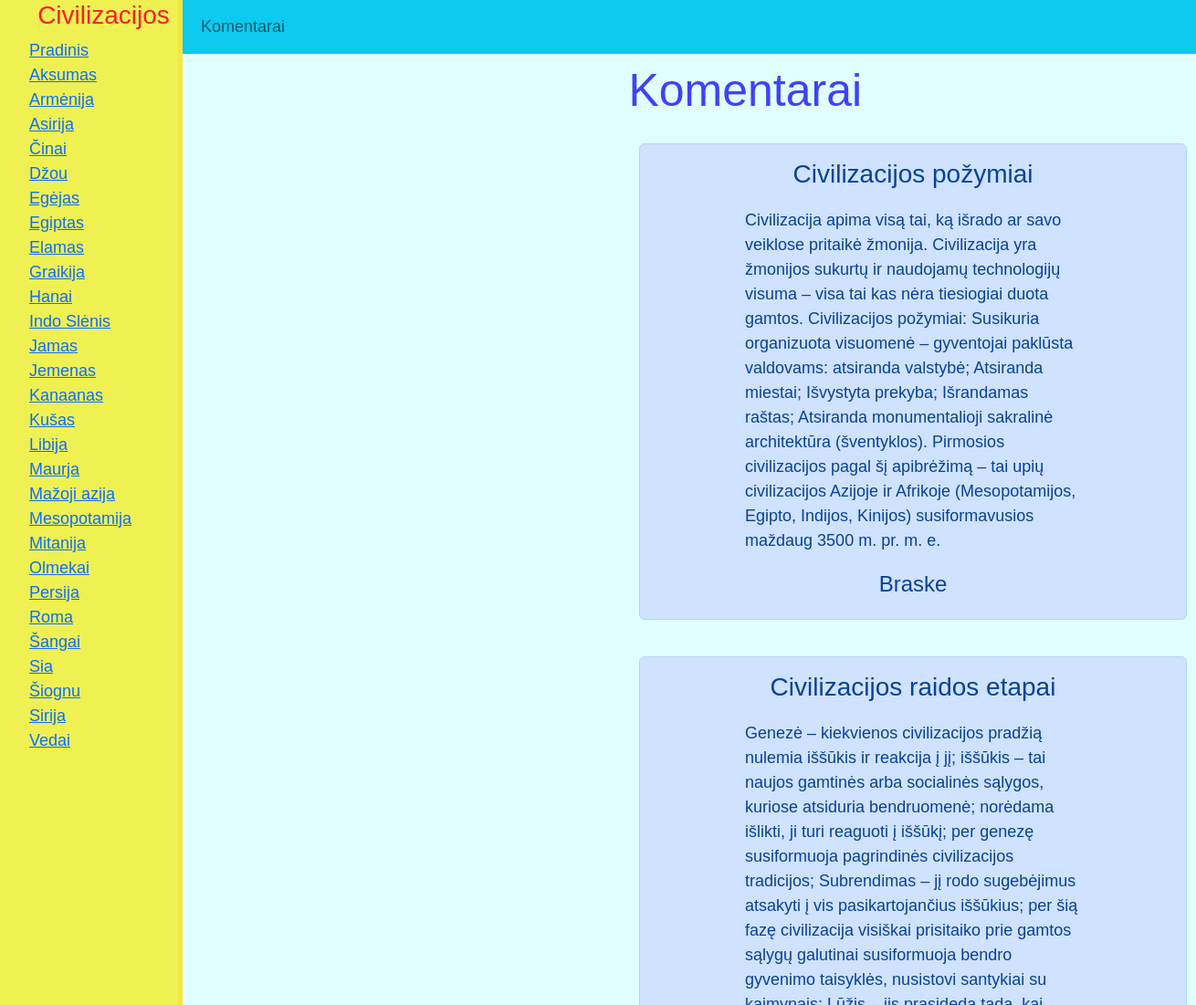
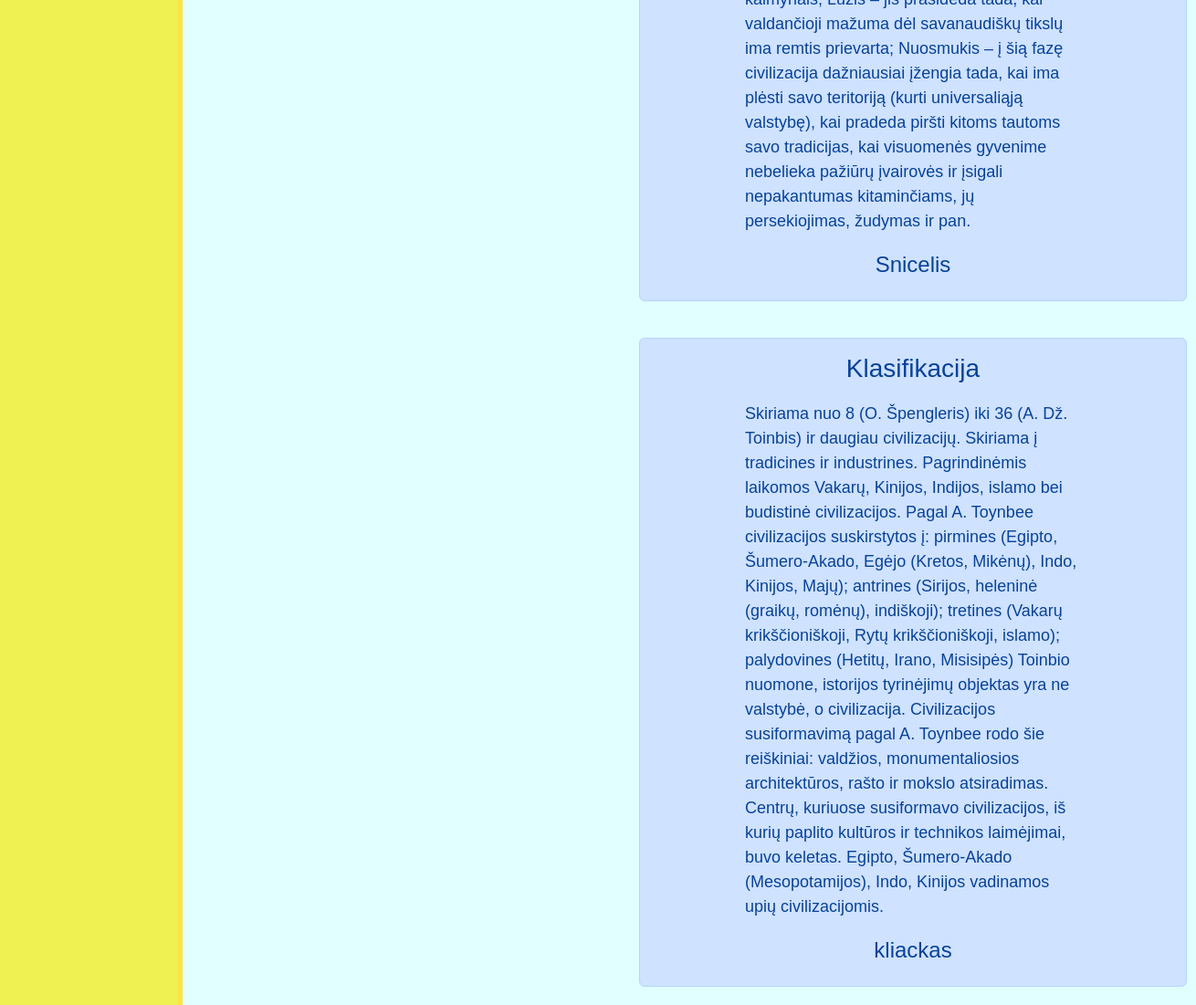
Screenshot of /coment/ with the database file from the repository (2 pictures, top to bottom).
### senoves_civil/models.py (models this page shows, shortened)
class Coment(models.Model):
    nick = models.CharField('Nikas', max_length=50)
    title = models.CharField('Komentaro pavadinimas', max_length=100)
    content = models.TextField('Komentaras')
    date = models.DateTimeField('Data', auto_now_add=True)
    class Meta:
        verbose_name = 'Komentaras'
        verbose_name_plural = 'Komentarai'

### senoves_civil/views.py (the view)
# urls.py: path('coment/', include('senoves_civil.urls')),  # *----coment
def coment(request):
    coment = Coment.objects.order_by('date')
    return render(request, 'senoves_civil/coment.html', {'title': 'Komentarai', 'coment': coment})

### senoves_civil/templates/senoves_civil/coment.html (shortened to what this page needs)
{% extends 'senoves_civil/base.html' %}
{% load static %}
{% block content %}
    <div class="features">
        <h1>Komentarai</h1>
        {% for el in coment %}
            <div class="alert alert-primary">
                <h3>{{ el.title }}</h3>
                <p>{{ el.content }}</p>
                <h4>{{ el.nick }}</h4>
            </div>
        {% endfor %}
    </div>
{% endblock %}

### senoves_civil/templates/senoves_civil/base.html (shortened to what this page needs)
{% load static %}
<!DOCTYPE html>
<html lang="en">
<head>
    <link href="https://cdn.jsdelivr.net/npm/bootstrap@5.2.3/dist/css/bootstrap.min.css" rel="stylesheet">
    <link rel="stylesheet" href="{% static 'senoves_civil/css/styles.css' %}" />
</head>
<body>
    <aside>
        <ul class="nav-side">
                <h3>Civilizacijos</h3>
            <a href="{% url 'home' %}"><li>Pradinis</li></a>
            <a href="{% url 'aksumas' %}"><li>Aksumas</li></a>
            <a href="{% url 'armenija' %}"><li>Armėnija</li></a>
            <a href="{% url 'asirija' %}"><li>Asirija</li></a>
            <a href="{% url 'cinai' %}"><li>Činai</li></a>
            <a href="{% url 'dzou' %}"><li>Džou</li></a>
            <a href="{% url 'egejas' %}"><li>Egėjas</li></a>
            <a href="{% url 'egiptas' %}"><li>Egiptas</li></a>
            <a href="{% url 'elamas' %}"><li>Elamas</li></a>
            <a href="{% url 'graikija' %}"><li>Graikija</li></a>
            <a href="{% url 'hanai' %}"><li>Hanai</li></a>
            <a href="{% url 'indo_slenis' %}"><li>Indo Slėnis</li></a>
            <a href="{% url 'jamas' %}"><li>Jamas</li></a>
            <a href="{% url 'jemenas' %}"><li>Jemenas</li></a>
            <a href="{% url 'kanaanas' %}"><li>Kanaanas</li></a>
            <a href="{% url 'kusas' %}"><li>Kušas</li></a>
            <a href="{% url 'libija' %}"><li>Libija</li></a>
            <a href="{% url 'maurja' %}"><li>Maurja</li></a>
            <a href="{% url 'mazoji_azija' %}"><li>Mažoji azija</li></a>
            <a href="{% url 'mesopotamija' %}"><li>Mesopotamija</li></a>
            <a href="{% url 'mitanija' %}"><li>Mitanija</li></a>
            <a href="{% url 'olmekai' %}"><li>Olmekai</li></a>
            <a href="{% url 'persija' %}"><li>Persija</li></a>
            <a href="{% url 'roma' %}"><li>Roma</li></a>
            <a href="{% url 'sangai' %}"><li>Šangai</li></a>
            <a href="{% url 'sia' %}"><li>Sia</li></a>
            <a href="{% url 'siognu' %}"><li>Šiognu</li></a>
            <a href="{% url 'sirija' %}"><li>Sirija</li></a>
            <a href="{% url 'vedai' %}"><li>Vedai</li></a>
        </ul>
    </aside>
    <nav class="navbar navbar-expand-sm bg-info navbar-info">
        <div class="container-fluid">
            <ul class="navbar-nav">
                <li class="nav-item">
                    <a class="nav-link" href="{% url 'coment' %}">Komentarai</a>
                </li>
            </ul>
        </div>
    </nav>
    <main>
        {% block content %}
        {% endblock %}
    </main>
</body>
</html>

### senoves_civil/static/senoves_civil/css/styles.css (style rules this page uses)
body { background-color: #e1ffff; font-family: Arial; font-size: 18px; font-weight: 200; }
p { width: 65%; height: 60%; text-align: left; margin-left: 400px; }
h4, h1, h3 { text-align: center; }
.nav-side { overflow: auto; font-family: Arial; font-size: 18px; font-weight: 200; background-color: #eff153; position: fixed; top: 0; width: 200px; height: 100%; color: #f52121; text-decoration: none; border-right: 5px solid #f8e63f; list-style: none; transition: transform .6s ease; }
.navbar { margin-left: 200px; }
.alert-primary { float: left; clear: both; width: 600px; margin: 20px 40%; margin-left: 700px; text-align: left; }
.features { float: left; color: #3f42f7; margin-top: 10px; text-align: center; width: 75%; }
.features h1 { font-size: 50px; margin-left: 650px; }
.features p { max-width: 400px; margin:20px auto; }

### rows the page displays
Coment: title "Civilizacijos požymiai", content "Civilizacija apima visą tai, ką išrado ar savo veiklose pritaikė žmonija. Civilizacija yra žmonijos sukurtų ir naudojamų technologijų visuma – visa tai kas nėra tiesiogiai duota gamtos. Civilizacijos požymiai: Susikuria organizuota visuomenė – gyventojai paklūsta valdovams: atsiranda valstybė; Atsiranda miestai; Išvystyta prekyba; Išrandamas raštas; Atsiranda monumentalioji sakralinė architektūra (šventyklos). Pirmosios civilizacijos pagal šį apibrėžimą – tai upių civilizacijos Azijoje ir Afrikoje (Mesopotamijos, Egipto, Indijos, Kinijos) susiformavusios maždaug 3500 m. pr. m. e.", nick "Braske"
Coment: title "Civilizacijos raidos etapai", content "Genezė – kiekvienos civilizacijos pradžią nulemia iššūkis ir reakcija į jį; iššūkis – tai naujos gamtinės arba socialinės sąlygos, kuriose atsiduria bendruomenė; norėdama išlikti, ji turi reaguoti į iššūkį; per genezę susiformuoja pagrindinės civilizacijos tradicijos; Subrendimas – jį rodo sugebėjimus atsakyti į vis pasikartojančius iššūkius; per šią fazę civilizacija visiškai prisitaiko prie gamtos sąlygų galutinai susiformuoja bendro gyvenimo taisyklės, nusistovi santykiai su kaimynais; Lūžis – jis prasideda tada, kai valdančioji mažuma dėl savanaudiškų tikslų ima remtis prievarta; Nuosmukis – į šią fazę civilizacija dažniausiai įžengia tada, kai ima plėsti savo teritoriją (kurti…", nick "Snicelis"
Coment: title "Klasifikacija", content "Skiriama nuo 8 (O. Špengleris) iki 36 (A. Dž. Toinbis) ir daugiau civilizacijų. Skiriama į tradicines ir industrines. Pagrindinėmis laikomos Vakarų, Kinijos, Indijos, islamo bei budistinė civilizacijos. Pagal A. Toynbee civilizacijos suskirstytos į: pirmines (Egipto, Šumero-Akado, Egėjo (Kretos, Mikėnų), Indo, Kinijos, Majų); antrines (Sirijos, heleninė (graikų, romėnų), indiškoji); tretines (Vakarų krikščioniškoji, Rytų krikščioniškoji, islamo); palydovines (Hetitų, Irano, Misisipės) Toinbio nuomone, istorijos tyrinėjimų objektas yra ne valstybė, o civilizacija. Civilizacijos susiformavimą pagal A. Toynbee rodo šie reiškiniai: valdžios, monumentaliosios architektūros, rašto ir mokslo…", nick "kliackas"
